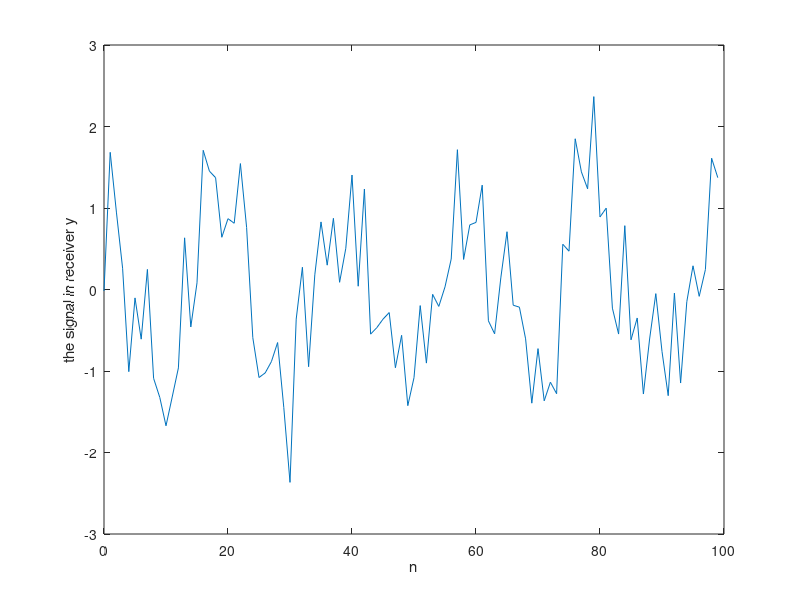

MATLAB code for this plot:
close all
clear all
clc

%the parameters of the determinstic signal
A = 1;
omega = 0.1*pi;
phi = 0.3;

%the length of the signal
N = 100;
n = 0:N-1;

%generate the noise
sigma2=0.1;
power = 4*sigma2;
S_D = sqrt(power);%standard deviation
w = randn(1,N)*S_D;

%signal-to-noise ratio =SNR

y = A*cos(omega*n+phi)+w;

plot(n,y),hold on
xlabel('n');
ylabel('the signal in receiver y')

